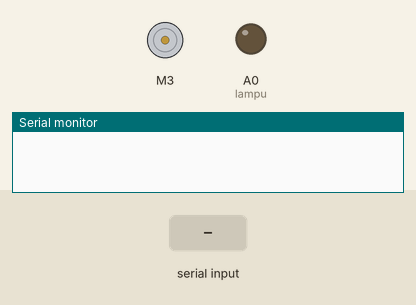
This sketch was run on a simulated Arduino Uno, built with avr-gcc and run on an emulated ATmega328P. Shown: DC motor (green arrow = forward, orange = backward, longer = faster), output pins drawn as LEDs (lit = HIGH), the last lines printed to the serial monitor. Dashed ring = blinking. Inputs (shaded band) come from the test bench.

Above: at 1.2 s.
1.3 s: "1" received over Serial
At 2.1 s:
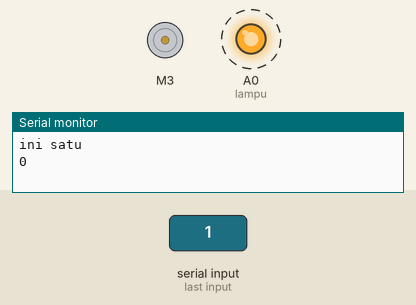
Timing chart, 0 to 10.3 s (numbered marks = the images above; inputs shaded):
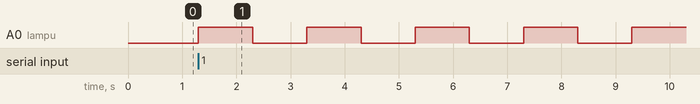

Measured:
- after the input at 1.3 s, A0 (lampu): alternates HIGH for 1.0 s and LOW for 1.0 s, starting at once

The sketch:

sketch11.ino
```cpp
#include <AFMotor.h>
AF_DCMotor motor(3);


//pin A0 led +
int lampu = A0;
int i=0;
int m=0;

void setup() {
  // put your setup code here, to run once:
  Serial.begin(9600);
  pinMode(lampu, OUTPUT);
  motor.run(RELEASE);
}

void loop() {
  // put your main code here, to run repeatedly:
  if (Serial.available() > 0){
    int keyboard = Serial.read();
    switch (keyboard){
      case '1':
        Serial.println("ini satu");
        //digitalWrite(lampu, HIGH);
        //delay(1000);

      for (int i= 0; i<=10; i++){
        Serial.println(i);
        fungsilampu();
      }
      break;
      case '2':

        for (int m=0;m<=255;m++){
         Serial.println("ini dua ");
         //digitalWrite(lampu,LOW);
         motor.setSpeed(m);
         motor.run(FORWARD);
         delay(10);
         motor.run(RELEASE);

        }
       break;

    }
  }
}


void fungsilampu(){
  digitalWrite(lampu,HIGH);
  delay(1000);

  digitalWrite(lampu,LOW);
  delay(1000);

}
```
